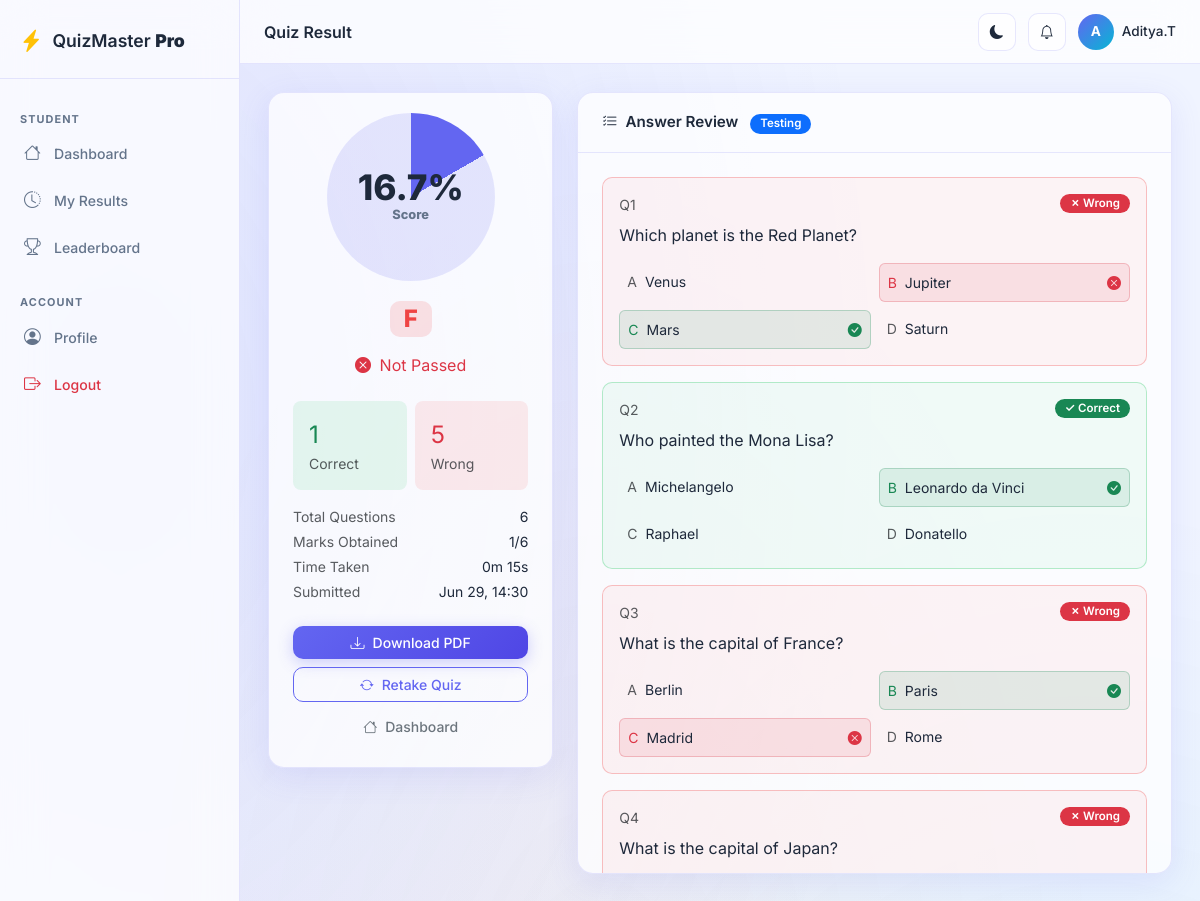
The page /student/result/2 (signed in) on the database its author committed.
### app/models/user.py (models this page shows, shortened)
class User(UserMixin, db.Model):
    __tablename__ = 'users'
    id = db.Column(db.Integer, primary_key=True)
    username = db.Column(db.String(80), unique=True, nullable=False, index=True)
    email = db.Column(db.String(120), unique=True, nullable=False, index=True)
    password_hash = db.Column(db.String(255), nullable=False)
    role = db.Column(db.String(20), nullable=False, default='student')  # 'admin' or 'student'
    full_name = db.Column(db.String(150), nullable=True)
    avatar = db.Column(db.String(255), nullable=True)
    is_active = db.Column(db.Boolean, default=True)
    created_at = db.Column(db.DateTime, default=datetime.utcnow)
    last_login = db.Column(db.DateTime, nullable=True)
    results = db.relationship('Result', backref='student', lazy='dynamic', cascade='all, delete-orphan')
    student_answers = db.relationship('StudentAnswer', backref='student', lazy='dynamic', cascade='all, delete-orphan')
    @property
    def is_admin(self):
        return self.role == 'admin'

### app/models/quiz.py (models this page shows, shortened)
class Result(db.Model):
    __tablename__ = 'results'
    id = db.Column(db.Integer, primary_key=True)
    student_id = db.Column(db.Integer, db.ForeignKey('users.id'), nullable=False)
    quiz_id = db.Column(db.Integer, db.ForeignKey('quizzes.id'), nullable=False)
    total_questions = db.Column(db.Integer, nullable=False)
    correct_answers = db.Column(db.Integer, nullable=False, default=0)
    wrong_answers = db.Column(db.Integer, nullable=False, default=0)
    marks_obtained = db.Column(db.Float, nullable=False, default=0)
    percentage = db.Column(db.Float, nullable=False, default=0)
    grade = db.Column(db.String(5), nullable=False, default='F')
    time_taken = db.Column(db.Integer, nullable=True)  # seconds
    submitted_at = db.Column(db.DateTime, default=datetime.utcnow)
    answers = db.relationship('StudentAnswer', backref='result', lazy='dynamic', cascade='all, delete-orphan')
    def passed(self):
        return self.percentage >= (self.quiz.pass_percentage if self.quiz else 50)

class Quiz(db.Model):
    __tablename__ = 'quizzes'
    id = db.Column(db.Integer, primary_key=True)
    title = db.Column(db.String(200), nullable=False)
    description = db.Column(db.Text, nullable=True)
    category_id = db.Column(db.Integer, db.ForeignKey('categories.id'), nullable=False)
    num_questions = db.Column(db.Integer, nullable=False, default=10)
    time_limit = db.Column(db.Integer, nullable=False, default=30)  # minutes
    is_published = db.Column(db.Boolean, default=False)
    pass_percentage = db.Column(db.Float, default=50.0)
    created_by = db.Column(db.Integer, db.ForeignKey('users.id'), nullable=False)
    created_at = db.Column(db.DateTime, default=datetime.utcnow)
    updated_at = db.Column(db.DateTime, default=datetime.utcnow, onupdate=datetime.utcnow)
    quiz_questions = db.relationship('QuizQuestion', backref='quiz', lazy='dynamic', cascade='all, delete-orphan')
    results = db.relationship('Result', backref='quiz', lazy='dynamic', cascade='all, delete-orphan')
    creator = db.relationship('User', foreign_keys=[created_by])

class StudentAnswer(db.Model):
    __tablename__ = 'student_answers'
    id = db.Column(db.Integer, primary_key=True)
    student_id = db.Column(db.Integer, db.ForeignKey('users.id'), nullable=False)
    result_id = db.Column(db.Integer, db.ForeignKey('results.id'), nullable=False)
    question_id = db.Column(db.Integer, db.ForeignKey('questions.id'), nullable=False)
    selected_answer = db.Column(db.String(1), nullable=True)  # null = skipped
    is_correct = db.Column(db.Boolean, nullable=False, default=False)
    answered_at = db.Column(db.DateTime, default=datetime.utcnow)

### app/models/question.py (models this page shows, shortened)
class Question(db.Model):
    __tablename__ = 'questions'
    id = db.Column(db.Integer, primary_key=True)
    question_text = db.Column(db.Text, nullable=False)
    option_a = db.Column(db.String(500), nullable=False)
    option_b = db.Column(db.String(500), nullable=False)
    option_c = db.Column(db.String(500), nullable=False)
    option_d = db.Column(db.String(500), nullable=False)
    correct_answer = db.Column(db.String(1), nullable=False)  # 'A', 'B', 'C', or 'D'
    explanation = db.Column(db.Text, nullable=True)
    difficulty = db.Column(db.String(20), default='medium')  # easy, medium, hard
    category_id = db.Column(db.Integer, db.ForeignKey('categories.id'), nullable=False)
    created_at = db.Column(db.DateTime, default=datetime.utcnow)
    updated_at = db.Column(db.DateTime, default=datetime.utcnow, onupdate=datetime.utcnow)
    quiz_questions = db.relationship('QuizQuestion', backref='question', lazy='dynamic', cascade='all, delete-orphan')
    student_answers = db.relationship('StudentAnswer', backref='question', lazy='dynamic', cascade='all, delete-orphan')

### app/routes/student.py (the view)
@student_bp.route('/result/<int:result_id>')
@student_required
def result(result_id):
    result = Result.query.get_or_404(result_id)
    if result.student_id != current_user.id and not current_user.is_admin:
        flash('Access denied.', 'danger')
        return redirect(url_for('student.dashboard'))
    answers = result.answers.all()
    return render_template('student/result.html', result=result, answers=answers)

### app/context_processors.py (called while the page is built)
def inject_notifications():
    if current_user.is_authenticated:
        try:
            from app.services.notification_service import NotificationService
            count = NotificationService.unread_count(current_user.id)
            recent = NotificationService.get_unread(current_user.id, limit=5)
            return {
                'notif_count': count,
                'recent_notifs': recent,
            }
        except Exception:
            pass
    return {'notif_count': 0, 'recent_notifs': []}

def inject_globals():
    from datetime import datetime
    return {
        'app_name': 'QuizMaster Pro',
        'app_version': '1.0',
        'current_year': datetime.utcnow().year,
    }

### app/models/user.py (called while the page is built)
@login_manager.user_loader
def load_user(user_id):
    return User.query.get(int(user_id))

### app/routes/student.py (called while the page is built)
def student_required(f):
    @wraps(f)
    def decorated(*args, **kwargs):
        if not current_user.is_authenticated:
            return redirect(url_for('auth.login'))
        return f(*args, **kwargs)
    return login_required(decorated)

### app/services/notification_service.py (called while the page is built)
    @staticmethod
    def get_unread(user_id: int, limit: int = 10):
        return (Notification.query
                .filter_by(user_id=user_id, is_read=False)
                .order_by(Notification.created_at.desc())
                .limit(limit).all())

    @staticmethod
    def unread_count(user_id: int) -> int:
        return Notification.query.filter_by(user_id=user_id, is_read=False).count()

### app/templates/student/result.html (shortened to what this page needs)
{% extends "base.html" %}
{% block page_title %}Quiz Result{% endblock %}
{% block content %}
<div class="row g-4">
  <div class="col-lg-4 animate-in">
    <div class="glass-card">
      <div class="card-body result-hero">
        <div class="score-circle" style="--pct: {{ result.percentage }}%">
          <div class="score-pct">{{ result.percentage|round(1) }}%</div>
          <div class="score-label">Score</div>
        </div>
        <span class="badge badge-grade grade-{{ result.grade }} fs-4">{{ result.grade }}</span>
        <p class="mt-3 fw-600 {% if result.passed() %}text-success{% else %}text-danger{% endif %}">
          <i class="bi bi-{{ 'check-circle-fill' if result.passed() else 'x-circle-fill' }} me-1"></i>
          {{ 'Passed!' if result.passed() else 'Not Passed' }}
        </p>
        <div class="row g-2 mt-2 text-start">
          <div class="col-6">
            <div class="p-3 rounded-3" style="background:rgba(34,197,94,0.1)">
              <div class="fw-800 text-success fs-4">{{ result.correct_answers }}</div>
              <div class="text-muted small">Correct</div>
            </div>
          </div>
          <div class="col-6">
            <div class="p-3 rounded-3" style="background:rgba(239,68,68,0.1)">
              <div class="fw-800 text-danger fs-4">{{ result.wrong_answers }}</div>
              <div class="text-muted small">Wrong</div>
            </div>
          </div>
        </div>
        <div class="mt-3 small text-start">
          <div class="d-flex justify-content-between mb-1">
            <span class="text-muted">Total Questions</span>
            <span class="fw-600">{{ result.total_questions }}</span>
          </div>
          <div class="d-flex justify-content-between mb-1">
            <span class="text-muted">Marks Obtained</span>
            <span class="fw-600">{{ result.marks_obtained|int }}/{{ result.total_questions }}</span>
          </div>
          {% if result.time_taken %}
          <div class="d-flex justify-content-between mb-1">
            <span class="text-muted">Time Taken</span>
            <span class="fw-600">
              {{ (result.time_taken // 60) }}m {{ (result.time_taken % 60) }}s
            </span>
          </div>
          {% endif %}
          <div class="d-flex justify-content-between">
            <span class="text-muted">Submitted</span>
            <span class="fw-600">{{ result.submitted_at.strftime('%b %d, %H:%M') }}</span>
          </div>
        </div>
        <div class="d-grid gap-2 mt-4">
          <a href="{{ url_for('student.download_result_pdf', result_id=result.id) }}"
             class="btn btn-primary">
            <i class="bi bi-download me-2"></i>Download PDF
          </a>
          <a href="{{ url_for('student.start_quiz', quiz_id=result.quiz_id) }}"
             class="btn btn-outline-primary">
            <i class="bi bi-arrow-repeat me-2"></i>Retake Quiz
          </a>
          <a href="{{ url_for('student.dashboard') }}" class="btn btn-outline-secondary">
            <i class="bi bi-house me-2"></i>Dashboard
          </a>
        </div>
      </div>
    </div>
  </div>
  <div class="col-lg-8 animate-in">
    <div class="glass-card h-100">
      <div class="card-header">
        <i class="bi bi-list-check me-2"></i>Answer Review
        <span class="badge bg-primary ms-2">{{ result.quiz.title }}</span>
      </div>
      <div class="card-body" style="max-height:720px;overflow-y:auto">
        {% for sa in answers %}
        {% set q = sa.question %}
        <div class="answer-item {{ 'correct' if sa.is_correct else 'wrong' }} mb-3">
          <div class="d-flex justify-content-between align-items-start mb-2">
            <span class="fw-700 small text-muted">Q{{ loop.index }}</span>
            <span class="badge {{ 'bg-success' if sa.is_correct else 'bg-danger' }}">
              {{ '✓ Correct' if sa.is_correct else '✗ Wrong' }}
            </span>
          </div>
          <p class="fw-600 mb-3">{{ q.question_text }}</p>
          <div class="row g-2 small">
            {% for letter, text in [('A', q.option_a), ('B', q.option_b), ('C', q.option_c), ('D', q.option_d)] %}
            <div class="col-md-6">
              <div class="d-flex align-items-center gap-2 p-2 rounded-2
                {% if letter == q.correct_answer %}
                  bg-success bg-opacity-10 border border-success border-opacity-25
                {% elif sa.selected_answer == letter and not sa.is_correct %}
                  bg-danger bg-opacity-10 border border-danger border-opacity-25
                {% endif %}">
                <span class="fw-700
                  {% if letter == q.correct_answer %}text-success
                  {% elif sa.selected_answer == letter and not sa.is_correct %}text-danger
                  {% else %}text-muted{% endif %}">{{ letter }}</span>
                <span>{{ text }}</span>
                {% if letter == q.correct_answer %}
                <i class="bi bi-check-circle-fill text-success ms-auto"></i>
                {% elif sa.selected_answer == letter and not sa.is_correct %}
                <i class="bi bi-x-circle-fill text-danger ms-auto"></i>
                {% endif %}
              </div>
            </div>
            {% endfor %}
          </div>
        </div>
        {% endfor %}
      </div>
    </div>
  </div>
</div>
{% endblock %}

### app/templates/base.html (shortened to what this page needs)
<!DOCTYPE html>
<html lang="en" data-theme="light">
<head>
  <link rel="stylesheet" href="https://cdnjs.cloudflare.com/ajax/libs/bootstrap/5.3.3/css/bootstrap.min.css"/>
  <link rel="stylesheet" href="https://cdnjs.cloudflare.com/ajax/libs/bootstrap-icons/1.11.3/font/bootstrap-icons.min.css"/>
  <link rel="stylesheet" href="{{ url_for('static', filename='css/main.css') }}"/>
  <link rel="stylesheet" href="{{ url_for('static', filename='css/password_strength.css') }}"/>
</head>
<body>
{% if current_user.is_authenticated %}
<div class="sidebar" id="sidebar">
  <div class="sidebar-brand">
    <i class="bi bi-lightning-charge-fill text-warning"></i>
    <span>QuizMaster <strong>Pro</strong></span>
  </div>
  <nav class="sidebar-nav">
    {% if current_user.is_admin %}
    <div class="nav-section-label">Admin</div>
    <a href="{{ url_for('admin.dashboard') }}" class="nav-link {% if request.endpoint == 'admin.dashboard' %}active{% endif %}"><i class="bi bi-speedometer2"></i><span>Dashboard</span></a>
    <a href="{{ url_for('admin.questions') }}" class="nav-link {% if 'question' in (request.endpoint or '') %}active{% endif %}"><i class="bi bi-question-circle"></i><span>Questions</span></a>
    <a href="{{ url_for('admin.quizzes') }}" class="nav-link {% if request.endpoint in ['admin.quizzes','admin.create_quiz'] %}active{% endif %}"><i class="bi bi-journal-check"></i><span>Quizzes</span></a>
    <a href="{{ url_for('admin.categories') }}" class="nav-link {% if 'categor' in (request.endpoint or '') %}active{% endif %}"><i class="bi bi-tags"></i><span>Categories</span></a>
    <a href="{{ url_for('admin.import_questions') }}" class="nav-link {% if 'import' in (request.endpoint or '') %}active{% endif %}"><i class="bi bi-upload"></i><span>Import</span></a>
    <a href="{{ url_for('admin.students') }}" class="nav-link {% if request.endpoint == 'admin.students' %}active{% endif %}"><i class="bi bi-people"></i><span>Students</span></a>
    <a href="{{ url_for('admin.all_results') }}" class="nav-link {% if request.endpoint in ['admin.all_results','admin.view_result'] %}active{% endif %}"><i class="bi bi-clipboard-data"></i><span>All Results</span></a>
    <a href="{{ url_for('admin.analytics') }}" class="nav-link {% if request.endpoint == 'admin.analytics' %}active{% endif %}"><i class="bi bi-bar-chart-line"></i><span>Analytics</span></a>
    {% else %}
    <div class="nav-section-label">Student</div>
    <a href="{{ url_for('student.dashboard') }}" class="nav-link {% if request.endpoint == 'student.dashboard' %}active{% endif %}"><i class="bi bi-house"></i><span>Dashboard</span></a>
    <a href="{{ url_for('student.history') }}" class="nav-link {% if request.endpoint == 'student.history' %}active{% endif %}"><i class="bi bi-clock-history"></i><span>My Results</span></a>
    <a href="{{ url_for('student.leaderboard') }}" class="nav-link {% if request.endpoint == 'student.leaderboard' %}active{% endif %}"><i class="bi bi-trophy"></i><span>Leaderboard</span></a>
    {% endif %}
    <div class="nav-section-label mt-3">Account</div>
    <a href="{{ url_for('auth.profile') }}" class="nav-link {% if request.endpoint == 'auth.profile' %}active{% endif %}"><i class="bi bi-person-circle"></i><span>Profile</span></a>
    <a href="{{ url_for('auth.logout') }}" class="nav-link text-danger"><i class="bi bi-box-arrow-right"></i><span>Logout</span></a>
  </nav>
</div>
<div class="main-content" id="mainContent">
  <div class="topbar">
    <div class="topbar-title">{% block page_title %}{% endblock %}</div>
    <div class="topbar-right">
      <button class="btn btn-icon" id="darkModeToggle"><i class="bi bi-moon-fill" id="darkModeIcon"></i></button>
      <div class="position-relative" id="notifBellWrap">
        <button class="btn btn-icon" id="notifBell" title="Notifications">
          <i class="bi bi-bell"></i>
        </button>
      </div>
      <div class="user-badge">
        <div class="user-avatar">{{ current_user.full_name[0].upper() if current_user.full_name else current_user.username[0].upper() }}</div>
        <span class="d-none d-md-inline">{{ current_user.full_name or current_user.username }}</span>
      </div>
    </div>
  </div>
  <div class="page-content">
    {% block content %}{% endblock %}
  </div>
</div>
{% endif %}
</body>
</html>

### rows shown on the page
User: full_name "A", full_name "Aditya.T"
Result: percentage "16.7", grade "F", percentage.pass_percentage "Not Passed", correct_answers "1", wrong_answers "5", total_questions "6", marks_obtained "1", time_taken "0", (result.time_taken%60) "15", submitted_at "Jun 29, 14:30"
Quiz: quiz "Testing"
StudentAnswer: is_correct "✗ Wrong"
Question: question_text "Which planet is the Red Planet?", letter "A", option_a "Venus", letter "B", option_b "Jupiter", correct_answer "C", option_c "Mars", letter "D", option_d "Saturn"
StudentAnswer: is_correct "✓ Correct"
Question: question_text "Who painted the Mona Lisa?", letter "A", option_a "Michelangelo", correct_answer "B", option_b "Leonardo da Vinci", letter "C", option_c "Raphael", letter "D", option_d "Donatello"
StudentAnswer: is_correct "✗ Wrong"
Question: question_text "What is the capital of France?", letter "A", option_a "Berlin", correct_answer "B", option_b "Paris", letter "C", option_c "Madrid", letter "D", option_d "Rome"
StudentAnswer: is_correct "✗ Wrong"
Question: question_text "What is the capital of Japan?"
